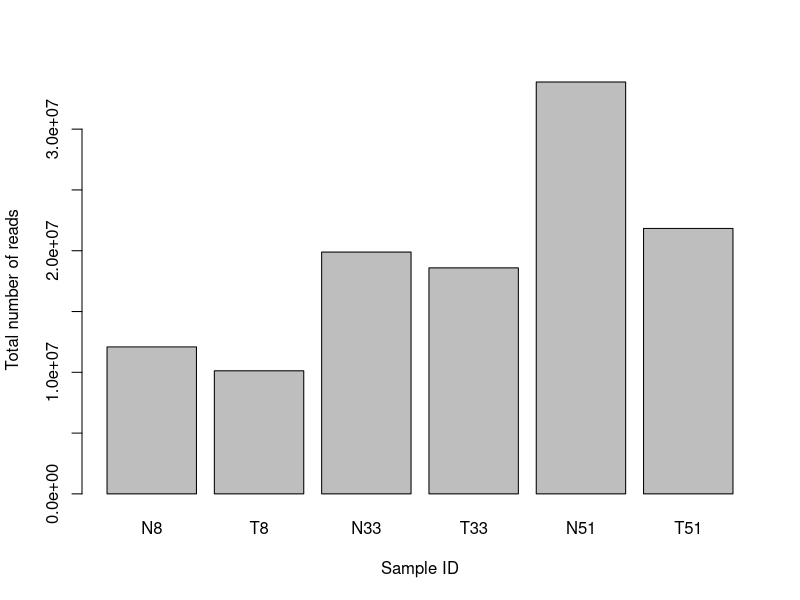
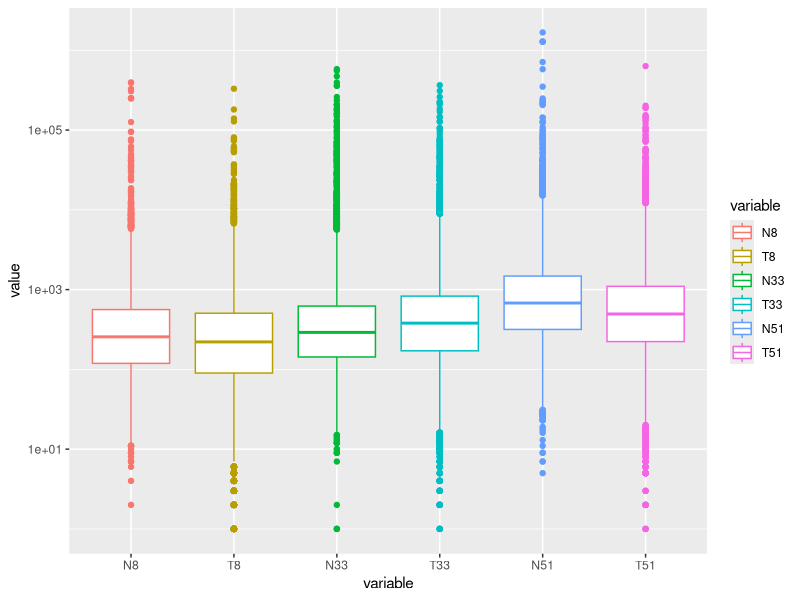
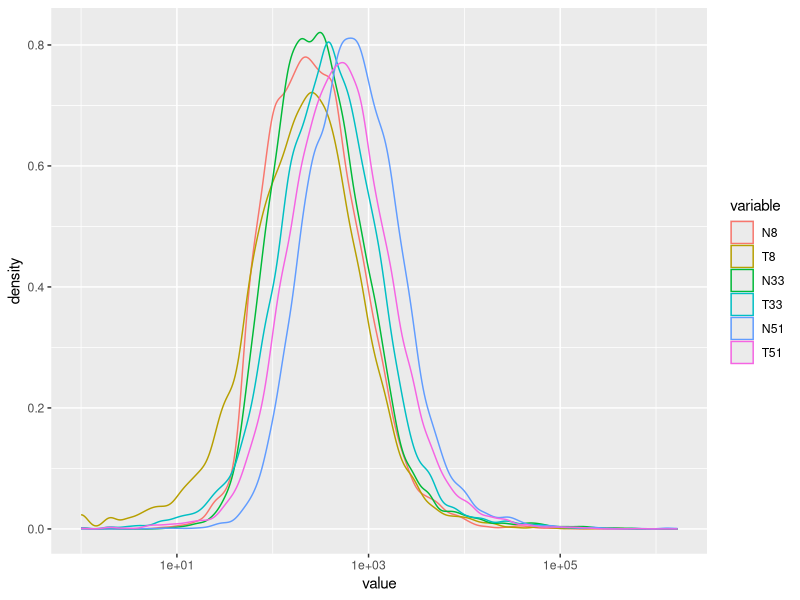
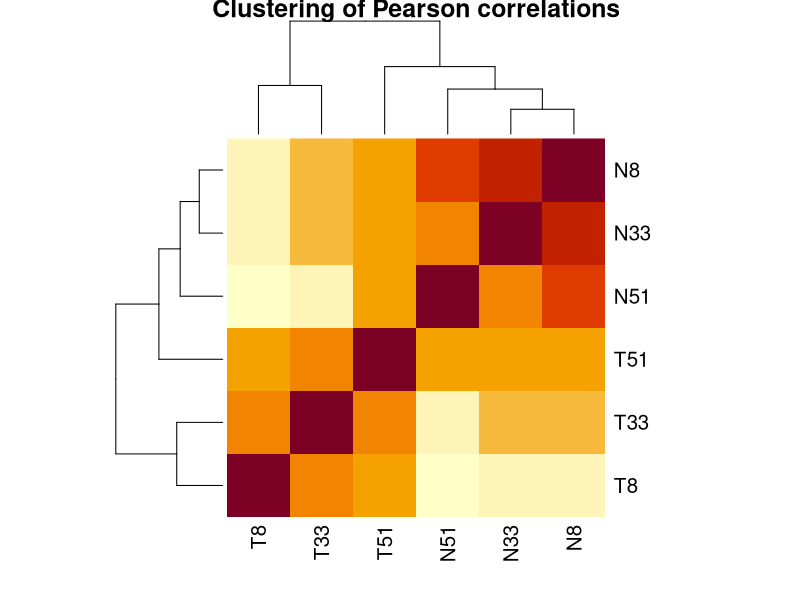
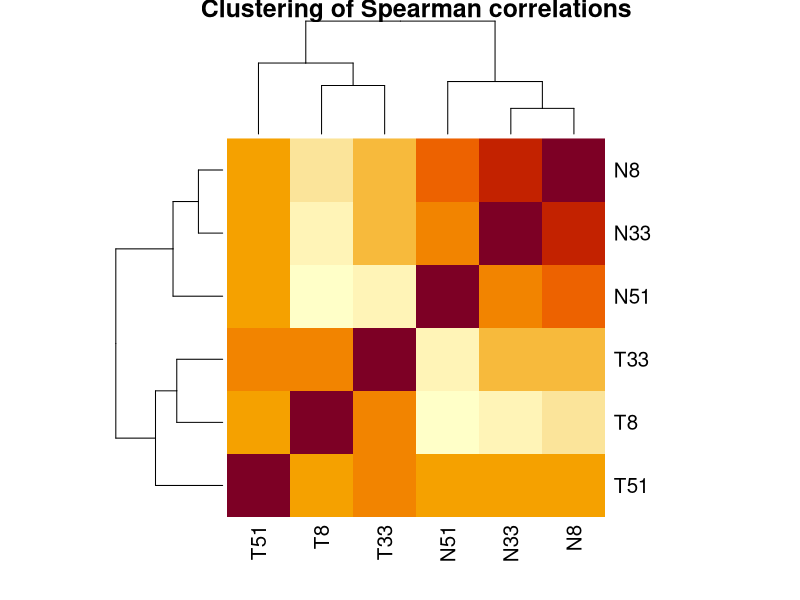
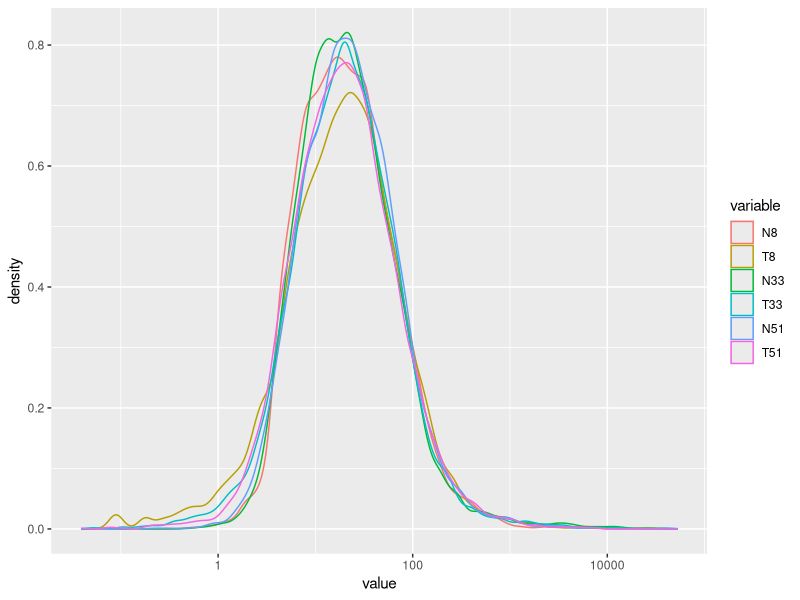
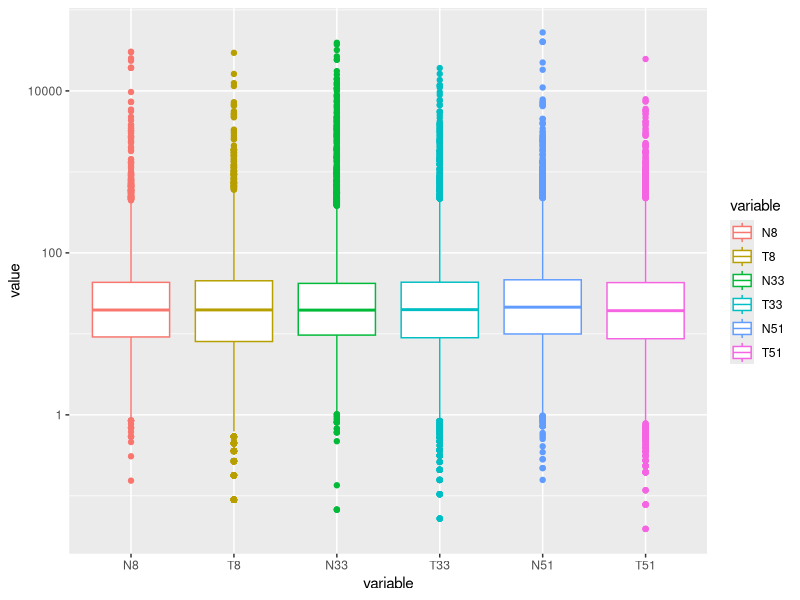
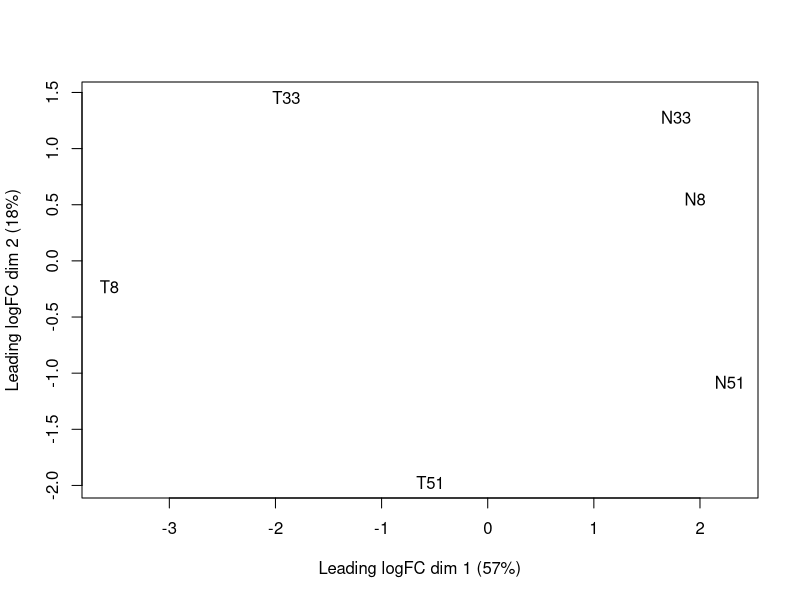

Here is the R script that generated these plots, in order: (Note: this script raises an error after producing the figures.)
## ---- chunk 1
rawdata <- read.delim("edgeR_example1_Tuch.tab", sep = "\t")
## ---- chunk 2
head(rawdata)
dim(rawdata)
summary(rawdata)
## ---- chunk 3
rawcounts <- rawdata[, 2:7]
genes <- rawdata[, 1]
## ---- chunk 4
all(is.na(rawcounts) == FALSE)
## ---- chunk 5
colSums(rawcounts)

barplot(colSums(rawcounts), ylab="Total number of reads", xlab="Sample ID")
## ---- chunk 6
library(ggplot2)
library(reshape2)

ggplot(melt(rawcounts, measure.vars = 1:6), aes(y=value, x=variable, col=variable)) + 
  geom_boxplot() +                                    # we want a boxplot
  scale_y_log10()                                     # y scale is log10

ggplot(melt(rawcounts, measure.vars = 1:6), aes(x=value, col=variable)) + 
  geom_density() +                                    # we want a density plot
  scale_x_log10()                                     # x scale is log10
## ---- chunk 7
log10_rawcounts <- log10(rawcounts + 1)

cor(log10_rawcounts, method="pearson")
## ---- chunk 8
heatmap(as.matrix(cor(log10_rawcounts, method="pearson")), 
        main="Clustering of Pearson correlations", scale="none")
heatmap(as.matrix(cor(log10_rawcounts, method="spearman")), 
        main="Clustering of Spearman correlations", scale="none")
## ---- chunk 9
library(edgeR)
## ---- chunk 10
y <- DGEList(counts=rawcounts, genes=genes)
y <- calcNormFactors(y)

y$samples
## ---- chunk 11
cpms <- as.data.frame(cpm(y, normalized.lib.sizes = TRUE))

ggplot(melt(cpms, measure.vars = 1:6), aes(x=value, col=variable)) + 
  geom_density() +                                    # we want a density plot
  scale_x_log10()                                     # x scale is log10

ggplot(melt(cpms, measure.vars = 1:6), aes(y=value, x=variable, col=variable)) + 
  geom_boxplot() +                                    # we want a boxplot
  scale_y_log10()                                     # y scale is log10
## ---- chunk 12
plotMDS(y)
## ---- chunk 13
Tissue <- factor(c("N","T","N","T","N","T"))

design <- model.matrix(~Tissue)
rownames(design) <- colnames(y)

design
## ---- chunk 14
y <- estimateDisp(y, design, robust=TRUE)
fit <- glmFit(y, design)
lrt <- glmLRT(fit)
## ---- chunk 15
summary(decideTestsDGE(lrt))
## ---- chunk 16
plotMD(lrt)
abline(h=c(-1, 1), col="blue")
## ---- chunk 17
result <- as.data.frame(topTags(lrt, n = nrow(rawcounts)))

head(result)

write.table(result, file = "edgeR_Tuch_Tumor_vs_NonTumor.csv", sep="\t", row.names = FALSE)
## ---- chunk 18
Patient <- factor(c(8, 8, 33, 33, 51, 51))
Tissue <- factor(c("N","T","N","T","N","T"))

design <- model.matrix(~Patient + Tissue)
rownames(design) <- colnames(y)

design

y <- DGEList(counts=rawcounts, genes=genes)
y <- calcNormFactors(y)
y <- estimateDisp(y, design, robust=TRUE)
fit <- glmFit(y, design)
lrt <- glmLRT(fit)

de <- decideTestsDGE(lrt)
summary(de)

plotMD(lrt)
abline(h=c(-1, 1), col="blue")

result_paired <- as.data.frame(topTags(lrt, n = nrow(rawcounts)))
write.table(result_paired, file = "edgeR_Tuch_Tumor_vs_NonTumor_paired.csv", sep="\t", row.names = FALSE)
